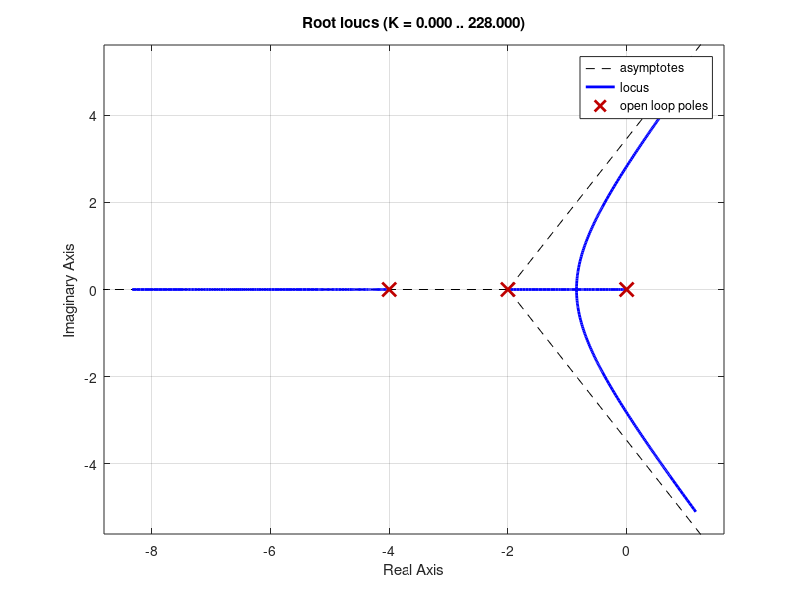

Recreate this plot in MATLAB.
s = tf('s');
G = 1/(s^2+6*s+8);
H = 1/s;
polevar = zeros(3,6);

for x=0:5
    polevar(:,x+1) = zero(1/(G*H)+x^4);
end
rlocus(G*H)